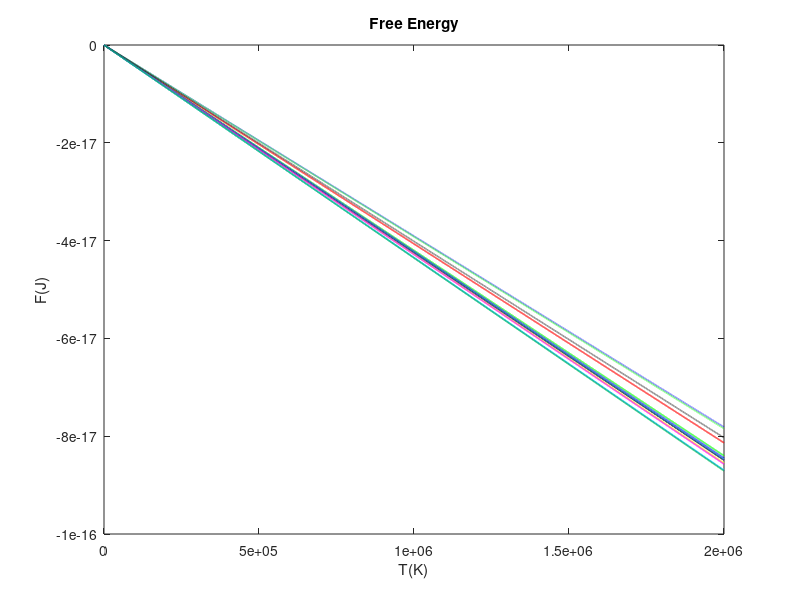

Here is the MATLAB script that generated this plot: (Note: this script raises an error after producing the figure.)
close all;clear all;clc
%FREE ENERGY COMPUTATION USING PARTITION FUNCTION%

K_b=1.38064852e-23; %Boltzmann's constant

%List of molecules%
l_C_3H_2 = [6.964 0.000 2.482 9.587]; 
c_C_3H_2 = [6.964 0.000 3.507 10.4786]; 
Ketene =[7.029 0.000 3.706 10.850];
Ethynol =[7.029 0.000 3.537 10.762]; 
Oxirene =[7.029 0.000 3.890 11.195];
NH_2CN =[7.030 0.000 3.693 10.850]; 
CH_2NN =[7.030 0.000 3.670 10.848]; 
NH_2NC =[7.030 0.000 3.683 10.942]; 
HCCCN =[7.156 0.000 1.179 8.6025]; 
HCCNC =[7.156 0.000 1.262 8.716]; 
HNCCC =[7.156 0.000 3.698 11.421];
CCHCN =[7.156 0.000 4.251 11.892]; 
HCNCC =[7.156 0.000 1.732 9.446] ;
HCOCN= [ 7.205 0.000 4.338 11.8517]; 
HCONC =[7.205 0.000 4.288 11.9617];



T_i=0:100:2000000; %Temeperature variation in Kelvin
for i=1:length(T_i)
    %x_axis=1./(K_b*T_i);
    x_axis=T_i;
    l_C_3H_2_cpd=-K_b*T_i*(log(sum(l_C_3H_2))); 
   c_C_3H_2_cpd=-K_b*T_i*(log(sum(c_C_3H_2)));     
   Ketene_cpd=-K_b*T_i*(log(sum(Ketene))); 
   Ethynol_cpd=-K_b*T_i*(log(sum(Ethynol))); 
   Oxirene_cpd=-K_b*T_i*(log(sum(Oxirene))); 
   NH_2CN_cpd=-K_b*T_i*(log(sum(NH_2CN))); 
   CH_2NN_cpd=-K_b*T_i*(log(sum(CH_2NN))); 
   NH_2NC_cpd=-K_b*T_i*(log(sum(NH_2NC))); 
   HCCCN_cpd=-K_b*T_i*(log(sum(HCCCN))); 
   HCCNC_cpd=-K_b*T_i*(log(sum(HCCNC)));
   HNCCC_cpd=-K_b*T_i*(log(sum(HNCCC))); 
   CCHCN_cpd=-K_b*T_i*(log(sum(CCHCN))); 
   HCNCC_cpd=-K_b*T_i*(log(sum(HCNCC))); 
   HCOCN_cpd=-K_b*T_i*(log(sum(HCOCN))); 
   HCONC_cpd=-K_b*T_i*(log(sum(HCONC)));
    
end
EMMA=1.1;
plot(x_axis,l_C_3H_2_cpd,'r','LineWidth', EMMA)
hold on
plot(x_axis,c_C_3H_2_cpd,'g','LineWidth', EMMA)
hold on
plot(x_axis,Ketene_cpd,'k','LineWidth', EMMA)
hold on
plot(x_axis,Ethynol_cpd,'b','LineWidth', EMMA)
hold on
plot(x_axis,Oxirene_cpd,'y','LineWidth', EMMA)
hold on
plot(x_axis,NH_2CN_cpd,'m','LineWidth', EMMA)
hold on
plot(x_axis,CH_2NN_cpd,'c','LineWidth', EMMA)
hold on
plot(x_axis,NH_2NC_cpd,'--k','LineWidth', EMMA)
hold on
plot(x_axis,HCCCN_cpd,'--b','LineWidth', EMMA)
hold on
plot(x_axis,HCCNC_cpd,'--g','LineWidth', EMMA)
hold on
plot(x_axis,HNCCC_cpd,'m','LineWidth', EMMA)
hold on
plot(x_axis,CCHCN_cpd,'c','LineWidth', EMMA)
hold on
plot(x_axis,HCNCC_cpd,'--k','LineWidth', EMMA)
hold on
plot(x_axis,HCOCN_cpd,'--b','LineWidth', EMMA)
hold on
plot(x_axis,HCONC_cpd,':g','LineWidth', EMMA)


%legend('l-C_3H_2','c-C_3H_2','Ketene','Ethynol','Oxirene','NH_2CN','CH_2NN',...
%'NH_2NC','HCCCN','HCCNC','HNCCC','CCHCN','HCNCC','HCOCN','HCONC','Location','best','fontweight','bold')
title('Free Energy');xlabel('T(K)');ylabel('F(J)')

set(get(gca, 'XAxis'), 'FontWeight', 'bold')
set(get(gca, 'YAxis'), 'FontWeight', 'bold')

xlswrite('G5_FREE_ENERGY.xlsx', [x_axis(:), l_C_3H_2_cpd(:), c_C_3H_2_cpd(:),  Ketene_cpd(:),...
    Ethynol_cpd(:), Oxirene_cpd(:),  NH_2CN_cpd(:),  CH_2NN_cpd(:),  NH_2NC_cpd(:),  HCCCN_cpd(:),...
    HCCNC_cpd(:),  HNCCC_cpd(:),  CCHCN_cpd(:), HCNCC_cpd(:),  HCOCN_cpd(:),  HCONC_cpd(:), ]);

